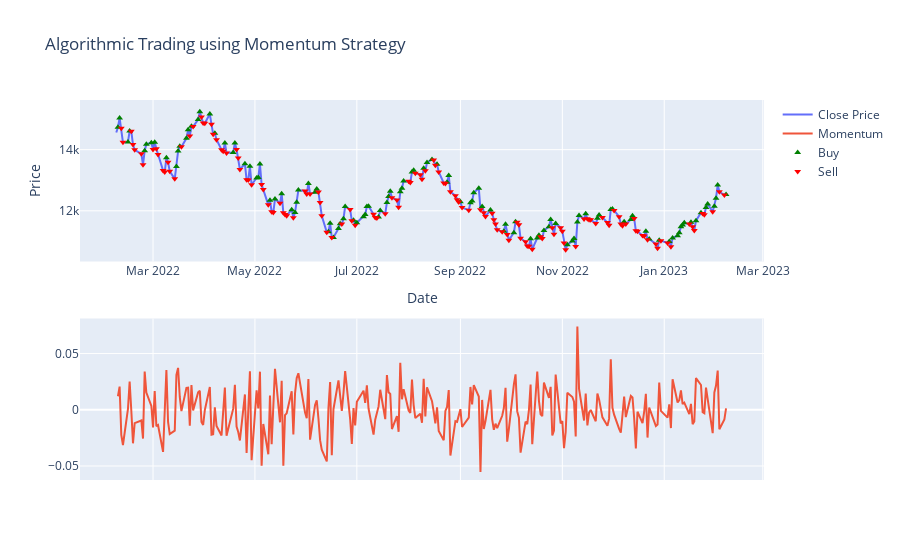

Write notebook code for a chart like this one.
### Code cell
#Calculation of momentum
data['momentum'] = data['Close'].pct_change()

# Creating subplots to show momentum and buying/selling markers
figure = make_subplots(rows=2, cols=1)
figure.add_trace(go.Scatter(x=data.index, 
                         y=data['Close'], 
                         name='Close Price'))
figure.add_trace(go.Scatter(x=data.index, 
                         y=data['momentum'], 
                         name='Momentum', 
                         yaxis='y2'))

# Adding the buy and sell signals
figure.add_trace(go.Scatter(x=data.loc[data['momentum'] > 0].index, 
                         y=data.loc[data['momentum'] > 0]['Close'], 
                         mode='markers', name='Buy', 
                         marker=dict(color='green', symbol='triangle-up')))

figure.add_trace(go.Scatter(x=data.loc[data['momentum'] < 0].index, 
                         y=data.loc[data['momentum'] < 0]['Close'], 
                         mode='markers', name='Sell', 
                         marker=dict(color='red', symbol='triangle-down')))

figure.update_layout(title='Algorithmic Trading using Momentum Strategy',
                  xaxis_title='Date',
                  yaxis_title='Price')
figure.update_yaxes(title="Momentum", secondary_y=True)
figure.show()
